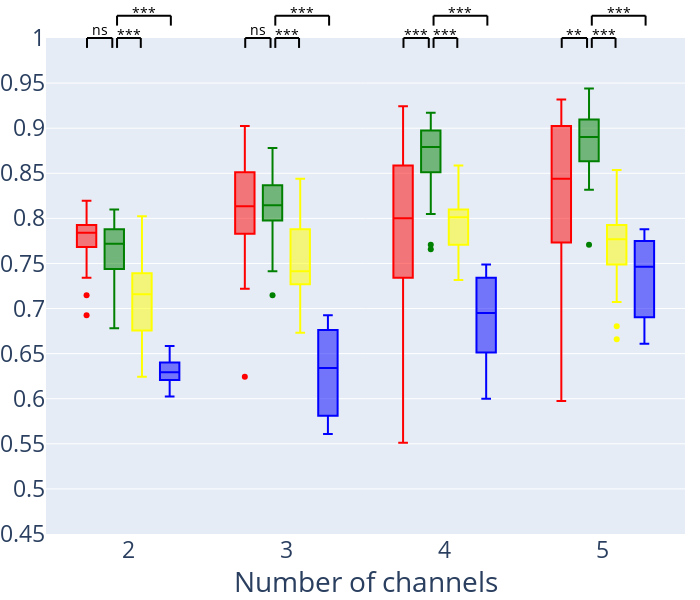

The cell this chart's notebook holds for it:
### Code cell
fig = px.box(all_dfs_total, x='n_groups', y='value', color='index', labels={'index': 'Model', 'value': 'Accuracy', 'n_groups': 'Number of channels'}, color_discrete_sequence=['red', 'green', 'yellow', 'blue'])

# Group 2
data_1 = all_dfs_total[(all_dfs_total['n_groups']==2) & (all_dfs_total['index']=='COSCI-GAN')]['value']
data_2 = all_dfs_total[(all_dfs_total['n_groups']==2) & (all_dfs_total['index']=='Baseline')]['value']

fig = add_anootation(fig, 1.74, 1.90, symbol_generator(data_1, data_2))

data_2 = all_dfs_total[(all_dfs_total['n_groups']==2) & (all_dfs_total['index']=='COSCI-GAN without CD')]['value']
fig = add_anootation(fig, 1.93, 2.08, symbol_generator(data_1, data_2))

data_2 = all_dfs_total[(all_dfs_total['n_groups']==2) & (all_dfs_total['index']=='Real')]['value']
fig = add_anootation(fig, 1.93, 2.27, symbol_generator(data_1, data_2), y_offset=0.045)

# Group 3
data_1 = all_dfs_total[(all_dfs_total['n_groups']==3) & (all_dfs_total['index']=='COSCI-GAN')]['value']
data_2 = all_dfs_total[(all_dfs_total['n_groups']==3) & (all_dfs_total['index']=='Baseline')]['value']

fig = add_anootation(fig, 2.74, 2.90, symbol_generator(data_1, data_2))

data_2 = all_dfs_total[(all_dfs_total['n_groups']==3) & (all_dfs_total['index']=='COSCI-GAN without CD')]['value']
fig = add_anootation(fig, 2.93, 3.08, symbol_generator(data_1, data_2))

data_2 = all_dfs_total[(all_dfs_total['n_groups']==3) & (all_dfs_total['index']=='Real')]['value']
fig = add_anootation(fig, 2.93, 3.27, symbol_generator(data_1, data_2), y_offset=0.045)

# Group 4
data_1 = all_dfs_total[(all_dfs_total['n_groups']==4) & (all_dfs_total['index']=='COSCI-GAN')]['value']
data_2 = all_dfs_total[(all_dfs_total['n_groups']==4) & (all_dfs_total['index']=='Baseline')]['value']

fig = add_anootation(fig, 3.74, 3.90, symbol_generator(data_1, data_2))

data_2 = all_dfs_total[(all_dfs_total['n_groups']==4) & (all_dfs_total['index']=='COSCI-GAN without CD')]['value']
fig = add_anootation(fig, 3.93, 4.08, symbol_generator(data_1, data_2))

data_2 = all_dfs_total[(all_dfs_total['n_groups']==4) & (all_dfs_total['index']=='Real')]['value']
fig = add_anootation(fig, 3.93, 4.27, symbol_generator(data_1, data_2), y_offset=0.045)

# Group 5
data_1 = all_dfs_total[(all_dfs_total['n_groups']==5) & (all_dfs_total['index']=='COSCI-GAN')]['value']
data_2 = all_dfs_total[(all_dfs_total['n_groups']==5) & (all_dfs_total['index']=='Baseline')]['value']

fig = add_anootation(fig, 4.74, 4.90, symbol_generator(data_1, data_2))

data_2 = all_dfs_total[(all_dfs_total['n_groups']==5) & (all_dfs_total['index']=='COSCI-GAN without CD')]['value']
fig = add_anootation(fig, 4.93, 5.08, symbol_generator(data_1, data_2))

data_2 = all_dfs_total[(all_dfs_total['n_groups']==5) & (all_dfs_total['index']=='Real')]['value']
fig = add_anootation(fig, 4.93, 5.27, symbol_generator(data_1, data_2), y_offset=0.045)


fig.update_layout(yaxis_range=[0.45,1])
fig.update_layout(
    yaxis = dict(
        tickmode = 'array',
        tickvals = [0.45, 0.5, 0.55, 0.6, 0.65, 0.7, 0.75, 0.8, 0.85, 0.9, 0.95, 1],
    ))
fig.update_layout(yaxis_title=None)
fig.update_layout(margin=dict(l=0, r=15, b=0, t=38), font=dict(size=23), width=700, height=600, showlegend=False)
fig.show()

### Figure 1 — Plotly figure (JSON) as saved in the notebook; plotly's stock layout.template omitted (floating-point values rounded to 4 significant figures)
{"data": [{"alignmentgroup": "True", "hovertemplate": "Model=Baseline<br>Number of channels=%{x}<br>Accuracy=%{y}<extra></extra>", "legendgroup": "Baseline", "marker": {"color": "red"}, "name": "Baseline", "notched": false, "offsetgroup": "Baseline", "orientation": "v", "showlegend": true, "type": "box", "x": [2, 2, 2, 2, 2, 2, 2, 2, 2, 2, 2, 2, 2, 2, 2, 2, 2, 2, 2, 2, 2, 2, 2, 2, 2, 2, 2, 2, 2, 2, 3, 3, 3, 3, 3, 3, 3, 3, 3, 3, 3, 3, 3, 3, 3, 3, 3, 3, 3, 3, 3, 3, 3, 3, 3, 3, 3, 3, 3, 3, 4, 4, 4, 4, 4, 4, 4, 4, 4, 4, 4, 4, 4, 4, 4, 4, 4, 4, 4, 4, 4, 4, 4, 4, 4, 4, 4, 4, 4, 4, 5, 5, 5, 5, 5, 5, 5, 5, 5, 5, 5, 5, 5, 5, 5, 5, 5, 5, 5, 5, 5, 5, 5, 5, 5, 5, 5, 5, 5, 5], "x0": " ", "xaxis": "x", "y": [0.7732, 0.7902, 0.7561, 0.8073, 0.7878, 0.8195, 0.7829, 0.7854, 0.7756, 0.8049, 0.7854, 0.7683, 0.7341, 0.8024, 0.7756, 0.761, 0.7927, 0.7805, 0.6927, 0.7146, 0.7732, 0.7341, 0.7683, 0.7976, 0.7878, 0.8049, 0.7902, 0.8098, 0.7854, 0.7805, 0.722, 0.7707, 0.8024, 0.8756, 0.8146, 0.8561, 0.7732, 0.8122, 0.8098, 0.7951, 0.8854, 0.7854, 0.7659, 0.8122, 0.8366, 0.8463, 0.7829, 0.9024, 0.7951, 0.8512, 0.9, 0.822, 0.8439, 0.8293, 0.8488, 0.6244, 0.8683, 0.7732, 0.778, 0.8512, 0.6268, 0.6463, 0.8049, 0.8537, 0.8732, 0.8634, 0.6634, 0.7341, 0.8585, 0.7829, 0.8488, 0.7902, 0.778, 0.8171, 0.8537, 0.8732, 0.8683, 0.7171, 0.7439, 0.761, 0.7951, 0.8366, 0.7683, 0.722, 0.8098, 0.5756, 0.9024, 0.8927, 0.9244, 0.5512, 0.5976, 0.7634, 0.8122, 0.9122, 0.7512, 0.8122, 0.7585, 0.9073, 0.8561, 0.8512, 0.8415, 0.8463, 0.8341, 0.9024, 0.9122, 0.8927, 0.9195, 0.7732, 0.861, 0.7756, 0.8024, 0.8415, 0.9195, 0.9024, 0.7512, 0.7293, 0.8683, 0.9146, 0.7415, 0.9317], "y0": " ", "yaxis": "y"}, {"alignmentgroup": "True", "hovertemplate": "Model=GroupGAN<br>Number of channels=%{x}<br>Accuracy=%{y}<extra></extra>", "legendgroup": "GroupGAN", "marker": {"color": "green"}, "name": "GroupGAN", "notched": false, "offsetgroup": "GroupGAN", "orientation": "v", "showlegend": true, "type": "box", "x": [2, 2, 2, 2, 2, 2, 2, 2, 2, 2, 2, 2, 2, 2, 2, 2, 2, 2, 2, 2, 2, 2, 2, 2, 2, 2, 2, 2, 2, 2, 3, 3, 3, 3, 3, 3, 3, 3, 3, 3, 3, 3, 3, 3, 3, 3, 3, 3, 3, 3, 3, 3, 3, 3, 3, 3, 3, 3, 3, 3, 4, 4, 4, 4, 4, 4, 4, 4, 4, 4, 4, 4, 4, 4, 4, 4, 4, 4, 4, 4, 4, 4, 4, 4, 4, 4, 4, 4, 4, 4, 5, 5, 5, 5, 5, 5, 5, 5, 5, 5, 5, 5, 5, 5, 5, 5, 5, 5, 5, 5, 5, 5, 5, 5, 5, 5, 5, 5, 5, 5], "x0": " ", "xaxis": "x", "y": [0.8, 0.7707, 0.7171, 0.739, 0.678, 0.7293, 0.8098, 0.7829, 0.8024, 0.7976, 0.7634, 0.7439, 0.7659, 0.7951, 0.7805, 0.7561, 0.778, 0.7341, 0.7976, 0.7805, 0.7439, 0.7415, 0.7732, 0.7878, 0.7463, 0.7561, 0.7976, 0.7805, 0.739, 0.7756, 0.8073, 0.8146, 0.8707, 0.8171, 0.8, 0.861, 0.7415, 0.8732, 0.8244, 0.8366, 0.8098, 0.7805, 0.8463, 0.8561, 0.8, 0.878, 0.8049, 0.8415, 0.7146, 0.8366, 0.8244, 0.8146, 0.7634, 0.8171, 0.8146, 0.7976, 0.8317, 0.7829, 0.7976, 0.7976, 0.7707, 0.9122, 0.8878, 0.8317, 0.9049, 0.8488, 0.8561, 0.9098, 0.8902, 0.8805, 0.8756, 0.878, 0.8049, 0.878, 0.9122, 0.9146, 0.8756, 0.8829, 0.8341, 0.8976, 0.8951, 0.8512, 0.9171, 0.8854, 0.839, 0.7659, 0.9098, 0.8561, 0.8829, 0.8659, 0.8366, 0.8927, 0.9146, 0.8634, 0.9439, 0.861, 0.9098, 0.9, 0.8927, 0.9098, 0.8927, 0.939, 0.9024, 0.7707, 0.8659, 0.8951, 0.861, 0.8756, 0.8512, 0.8659, 0.9195, 0.8878, 0.9268, 0.861, 0.878, 0.922, 0.9293, 0.8707, 0.8683, 0.8317], "y0": " ", "yaxis": "y"}, {"alignmentgroup": "True", "hovertemplate": "Model=GroupGAN without CD<br>Number of channels=%{x}<br>Accuracy=%{y}<extra></extra>", "legendgroup": "GroupGAN without CD", "marker": {"color": "yellow"}, "name": "GroupGAN without CD", "notched": false, "offsetgroup": "GroupGAN without CD", "orientation": "v", "showlegend": true, "type": "box", "x": [2, 2, 2, 2, 2, 2, 2, 2, 2, 2, 2, 2, 2, 2, 2, 2, 2, 2, 2, 2, 2, 2, 2, 2, 2, 2, 2, 2, 2, 2, 3, 3, 3, 3, 3, 3, 3, 3, 3, 3, 3, 3, 3, 3, 3, 3, 3, 3, 3, 3, 3, 3, 3, 3, 3, 3, 3, 3, 3, 3, 4, 4, 4, 4, 4, 4, 4, 4, 4, 4, 4, 4, 4, 4, 4, 4, 4, 4, 4, 4, 4, 4, 4, 4, 4, 4, 4, 4, 4, 4, 5, 5, 5, 5, 5, 5, 5, 5, 5, 5, 5, 5, 5, 5, 5, 5, 5, 5, 5, 5, 5, 5, 5, 5, 5, 5, 5, 5, 5, 5], "x0": " ", "xaxis": "x", "y": [0.8024, 0.7415, 0.778, 0.7195, 0.6829, 0.7293, 0.7073, 0.7512, 0.6244, 0.6951, 0.6341, 0.739, 0.7195, 0.7122, 0.6707, 0.7683, 0.6756, 0.7268, 0.6683, 0.778, 0.7293, 0.7293, 0.6683, 0.7098, 0.6707, 0.6756, 0.739, 0.6829, 0.7683, 0.6512, 0.7415, 0.7415, 0.739, 0.7878, 0.778, 0.7341, 0.7171, 0.7268, 0.8024, 0.7073, 0.7976, 0.7195, 0.7927, 0.6902, 0.8439, 0.778, 0.7659, 0.778, 0.8317, 0.8268, 0.6829, 0.7341, 0.6732, 0.7317, 0.7927, 0.7659, 0.7415, 0.7293, 0.7634, 0.6829, 0.8585, 0.8024, 0.7512, 0.8, 0.8098, 0.7854, 0.8293, 0.7415, 0.8195, 0.7976, 0.7707, 0.8049, 0.8146, 0.7854, 0.8195, 0.8024, 0.8098, 0.7829, 0.8317, 0.7439, 0.8049, 0.7366, 0.8024, 0.7317, 0.7951, 0.822, 0.7829, 0.8024, 0.7341, 0.7488, 0.8, 0.7512, 0.8537, 0.7878, 0.8293, 0.7829, 0.778, 0.6659, 0.7537, 0.7902, 0.7415, 0.7707, 0.7829, 0.7732, 0.8073, 0.7756, 0.7634, 0.7146, 0.7439, 0.8122, 0.8415, 0.7585, 0.7927, 0.7805, 0.6805, 0.7488, 0.8317, 0.7341, 0.7854, 0.7073], "y0": " ", "yaxis": "y"}, {"alignmentgroup": "True", "hovertemplate": "Model=real<br>Number of channels=%{x}<br>Accuracy=%{y}<extra></extra>", "legendgroup": "real", "marker": {"color": "blue"}, "name": "real", "notched": false, "offsetgroup": "real", "orientation": "v", "showlegend": true, "type": "box", "x": [2, 2, 2, 2, 2, 2, 2, 2, 2, 2, 2, 2, 2, 2, 2, 2, 2, 2, 2, 2, 2, 2, 2, 2, 2, 2, 2, 2, 2, 2, 3, 3, 3, 3, 3, 3, 3, 3, 3, 3, 3, 3, 3, 3, 3, 3, 3, 3, 3, 3, 3, 3, 3, 3, 3, 3, 3, 3, 3, 3, 4, 4, 4, 4, 4, 4, 4, 4, 4, 4, 4, 4, 4, 4, 4, 4, 4, 4, 4, 4, 4, 4, 4, 4, 4, 4, 4, 4, 4, 4, 5, 5, 5, 5, 5, 5, 5, 5, 5, 5, 5, 5, 5, 5, 5, 5, 5, 5, 5, 5, 5, 5, 5, 5, 5, 5, 5, 5, 5, 5], "x0": " ", "xaxis": "x", "y": [0.6024, null, null, null, null, null, 0.6341, null, null, null, null, null, 0.6268, null, null, null, null, null, 0.6293, null, null, null, null, null, 0.6585, null, null, null, null, null, 0.6707, null, null, null, null, null, 0.6927, null, null, null, null, null, 0.6341, null, null, null, null, null, 0.5878, null, null, null, null, null, 0.561, null, null, null, null, null, 0.7488, null, null, null, null, null, 0.7293, null, null, null, null, null, 0.6, null, null, null, null, null, 0.6683, null, null, null, null, null, 0.6951, null, null, null, null, null, 0.7, null, null, null, null, null, 0.7878, null, null, null, null, null, 0.7707, null, null, null, null, null, 0.661, null, null, null, null, null, 0.7463, null, null, null, null, null], "y0": " ", "yaxis": "y"}], "layout": {"annotations": [{"font": {"color": "black", "size": 14}, "showarrow": false, "text": "ns", "textangle": 0, "x": 1.82, "xref": "x", "y": 1.04, "yref": "y domain"}, {"font": {"color": "black", "size": 14}, "showarrow": false, "text": "***", "textangle": 0, "x": 2.005, "xref": "x", "y": 1.03, "yref": "y domain"}, {"font": {"color": "black", "size": 14}, "showarrow": false, "text": "***", "textangle": 0, "x": 2.1, "xref": "x", "y": 1.075, "yref": "y domain"}, {"font": {"color": "black", "size": 14}, "showarrow": false, "text": "ns", "textangle": 0, "x": 2.82, "xref": "x", "y": 1.04, "yref": "y domain"}, {"font": {"color": "black", "size": 14}, "showarrow": false, "text": "***", "textangle": 0, "x": 3.005, "xref": "x", "y": 1.03, "yref": "y domain"}, {"font": {"color": "black", "size": 14}, "showarrow": false, "text": "***", "textangle": 0, "x": 3.1, "xref": "x", "y": 1.075, "yref": "y domain"}, {"font": {"color": "black", "size": 14}, "showarrow": false, "text": "***", "textangle": 0, "x": 3.82, "xref": "x", "y": 1.03, "yref": "y domain"}, {"font": {"color": "black", "size": 14}, "showarrow": false, "text": "***", "textangle": 0, "x": 4.005, "xref": "x", "y": 1.03, "yref": "y domain"}, {"font": {"color": "black", "size": 14}, "showarrow": false, "text": "***", "textangle": 0, "x": 4.1, "xref": "x", "y": 1.075, "yref": "y domain"}, {"font": {"color": "black", "size": 14}, "showarrow": false, "text": "**", "textangle": 0, "x": 4.82, "xref": "x", "y": 1.03, "yref": "y domain"}, {"font": {"color": "black", "size": 14}, "showarrow": false, "text": "***", "textangle": 0, "x": 5.005, "xref": "x", "y": 1.03, "yref": "y domain"}, {"font": {"color": "black", "size": 14}, "showarrow": false, "text": "***", "textangle": 0, "x": 5.1, "xref": "x", "y": 1.075, "yref": "y domain"}], "boxmode": "group", "font": {"size": 23}, "height": 600, "legend": {"title": {"text": "Model"}, "tracegroupgap": 0}, "margin": {"b": 0, "l": 0, "r": 15, "t": 38}, "shapes": [{"line": {"color": "black", "width": 2}, "type": "line", "x0": 1.74, "x1": 1.74, "xref": "x", "y0": 1, "y1": 0.98, "yref": "y domain"}, {"line": {"color": "black", "width": 2}, "type": "line", "x0": 1.74, "x1": 1.9, "xref": "x", "y0": 1, "y1": 1, "yref": "y domain"}, {"line": {"color": "black", "width": 2}, "type": "line", "x0": 1.9, "x1": 1.9, "xref": "x", "y0": 1, "y1": 0.98, "yref": "y domain"}, {"line": {"color": "black", "width": 2}, "type": "line", "x0": 1.93, "x1": 1.93, "xref": "x", "y0": 1, "y1": 0.98, "yref": "y domain"}, {"line": {"color": "black", "width": 2}, "type": "line", "x0": 1.93, "x1": 2.08, "xref": "x", "y0": 1, "y1": 1, "yref": "y domain"}, {"line": {"color": "black", "width": 2}, "type": "line", "x0": 2.08, "x1": 2.08, "xref": "x", "y0": 1, "y1": 0.98, "yref": "y domain"}, {"line": {"color": "black", "width": 2}, "type": "line", "x0": 1.93, "x1": 1.93, "xref": "x", "y0": 1.045, "y1": 1.025, "yref": "y domain"}, {"line": {"color": "black", "width": 2}, "type": "line", "x0": 1.93, "x1": 2.27, "xref": "x", "y0": 1.045, "y1": 1.045, "yref": "y domain"}, {"line": {"color": "black", "width": 2}, "type": "line", "x0": 2.27, "x1": 2.27, "xref": "x", "y0": 1.045, "y1": 1.025, "yref": "y domain"}, {"line": {"color": "black", "width": 2}, "type": "line", "x0": 2.74, "x1": 2.74, "xref": "x", "y0": 1, "y1": 0.98, "yref": "y domain"}, {"line": {"color": "black", "width": 2}, "type": "line", "x0": 2.74, "x1": 2.9, "xref": "x", "y0": 1, "y1": 1, "yref": "y domain"}, {"line": {"color": "black", "width": 2}, "type": "line", "x0": 2.9, "x1": 2.9, "xref": "x", "y0": 1, "y1": 0.98, "yref": "y domain"}, {"line": {"color": "black", "width": 2}, "type": "line", "x0": 2.93, "x1": 2.93, "xref": "x", "y0": 1, "y1": 0.98, "yref": "y domain"}, {"line": {"color": "black", "width": 2}, "type": "line", "x0": 2.93, "x1": 3.08, "xref": "x", "y0": 1, "y1": 1, "yref": "y domain"}, {"line": {"color": "black", "width": 2}, "type": "line", "x0": 3.08, "x1": 3.08, "xref": "x", "y0": 1, "y1": 0.98, "yref": "y domain"}, {"line": {"color": "black", "width": 2}, "type": "line", "x0": 2.93, "x1": 2.93, "xref": "x", "y0": 1.045, "y1": 1.025, "yref": "y domain"}, {"line": {"color": "black", "width": 2}, "type": "line", "x0": 2.93, "x1": 3.27, "xref": "x", "y0": 1.045, "y1": 1.045, "yref": "y domain"}, {"line": {"color": "black", "width": 2}, "type": "line", "x0": 3.27, "x1": 3.27, "xref": "x", "y0": 1.045, "y1": 1.025, "yref": "y domain"}, {"line": {"color": "black", "width": 2}, "type": "line", "x0": 3.74, "x1": 3.74, "xref": "x", "y0": 1, "y1": 0.98, "yref": "y domain"}, {"line": {"color": "black", "width": 2}, "type": "line", "x0": 3.74, "x1": 3.9, "xref": "x", "y0": 1, "y1": 1, "yref": "y domain"}, {"line": {"color": "black", "width": 2}, "type": "line", "x0": 3.9, "x1": 3.9, "xref": "x", "y0": 1, "y1": 0.98, "yref": "y domain"}, {"line": {"color": "black", "width": 2}, "type": "line", "x0": 3.93, "x1": 3.93, "xref": "x", "y0": 1, "y1": 0.98, "yref": "y domain"}, {"line": {"color": "black", "width": 2}, "type": "line", "x0": 3.93, "x1": 4.08, "xref": "x", "y0": 1, "y1": 1, "yref": "y domain"}, {"line": {"color": "black", "width": 2}, "type": "line", "x0": 4.08, "x1": 4.08, "xref": "x", "y0": 1, "y1": 0.98, "yref": "y domain"}, {"line": {"color": "black", "width": 2}, "type": "line", "x0": 3.93, "x1": 3.93, "xref": "x", "y0": 1.045, "y1": 1.025, "yref": "y domain"}, {"line": {"color": "black", "width": 2}, "type": "line", "x0": 3.93, "x1": 4.27, "xref": "x", "y0": 1.045, "y1": 1.045, "yref": "y domain"}, {"line": {"color": "black", "width": 2}, "type": "line", "x0": 4.27, "x1": 4.27, "xref": "x", "y0": 1.045, "y1": 1.025, "yref": "y domain"}, {"line": {"color": "black", "width": 2}, "type": "line", "x0": 4.74, "x1": 4.74, "xref": "x", "y0": 1, "y1": 0.98, "yref": "y domain"}, {"line": {"color": "black", "width": 2}, "type": "line", "x0": 4.74, "x1": 4.9, "xref": "x", "y0": 1, "y1": 1, "yref": "y domain"}, {"line": {"color": "black", "width": 2}, "type": "line", "x0": 4.9, "x1": 4.9, "xref": "x", "y0": 1, "y1": 0.98, "yref": "y domain"}, {"line": {"color": "black", "width": 2}, "type": "line", "x0": 4.93, "x1": 4.93, "xref": "x", "y0": 1, "y1": 0.98, "yref": "y domain"}, {"line": {"color": "black", "width": 2}, "type": "line", "x0": 4.93, "x1": 5.08, "xref": "x", "y0": 1, "y1": 1, "yref": "y domain"}, {"line": {"color": "black", "width": 2}, "type": "line", "x0": 5.08, "x1": 5.08, "xref": "x", "y0": 1, "y1": 0.98, "yref": "y domain"}, {"line": {"color": "black", "width": 2}, "type": "line", "x0": 4.93, "x1": 4.93, "xref": "x", "y0": 1.045, "y1": 1.025, "yref": "y domain"}, {"line": {"color": "black", "width": 2}, "type": "line", "x0": 4.93, "x1": 5.27, "xref": "x", "y0": 1.045, "y1": 1.045, "yref": "y domain"}, {"line": {"color": "black", "width": 2}, "type": "line", "x0": 5.27, "x1": 5.27, "xref": "x", "y0": 1.045, "y1": 1.025, "yref": "y domain"}], "showlegend": false, "width": 700, "xaxis": {"anchor": "y", "domain": [0, 1], "title": {"text": "Number of channels"}}, "yaxis": {"anchor": "x", "domain": [0, 1], "range": [0.45, 1], "tickmode": "array", "tickvals": [0.45, 0.5, 0.55, 0.6, 0.65, 0.7, 0.75, 0.8, 0.85, 0.9, 0.95, 1], "title": {}}}}
